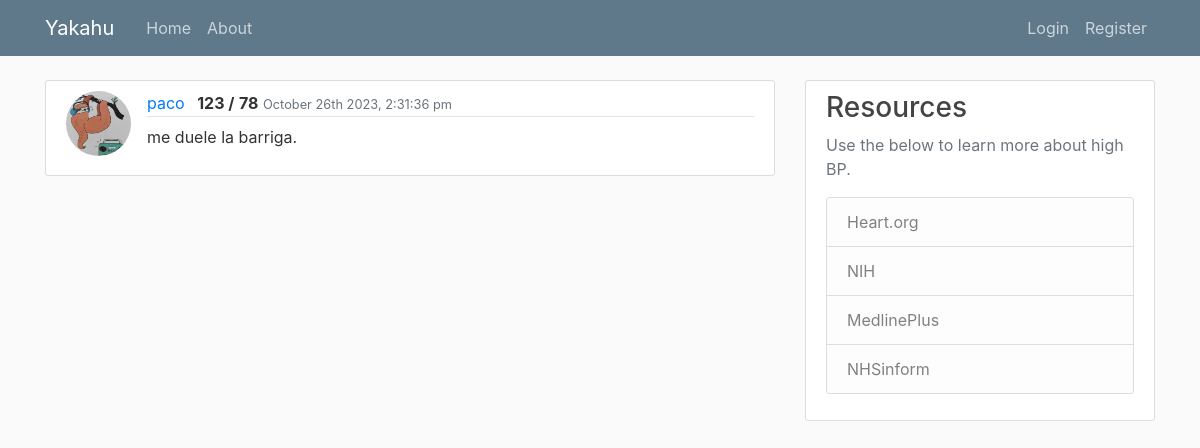
/reading/48/, run on an earlier commit of the app's database.
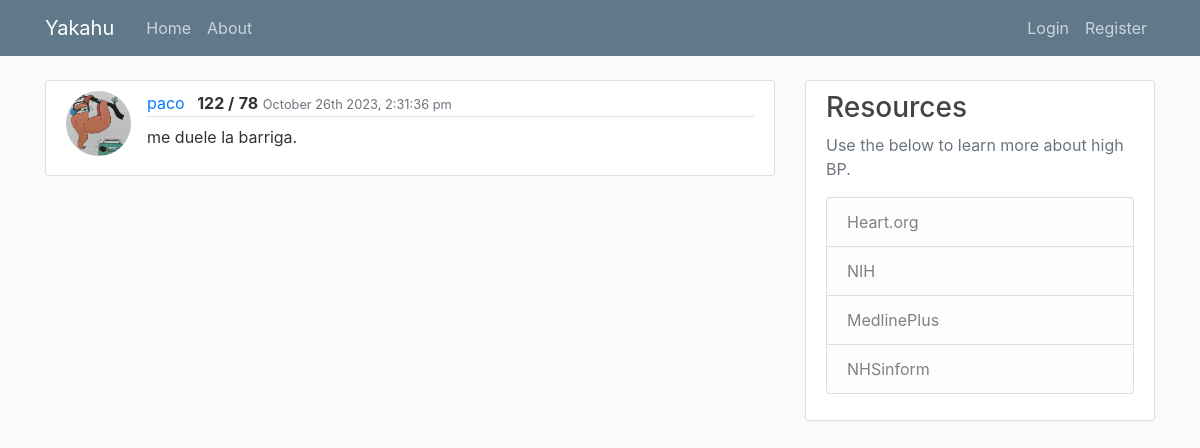
And on a later commit of the database.
### mbp/models.py (models this page shows, shortened)
class Reading(db.Model):
    id = db.Column(db.Integer, primary_key=True)
    sys = db.Column(db.String(3), nullable=False)
    dia = db.Column(db.String(3), nullable=False)
    notes = db.Column(db.Text, nullable=False)
    date_posted = db.Column(db.DateTime, nullable=False, default=datetime.utcnow)
    user_id = db.Column(db.Integer, db.ForeignKey('user.id'), nullable=False)

### mbp/readings/routes.py (the view)
@readings.route('/reading/<int:reading_id>/')
def reading(reading_id):
    reading = Reading.query.get_or_404(reading_id)
    return render_template('reading.html', title='User Readings', reading=reading)

### mbp/templates/reading.html (shortened to what this page needs)
{% extends "base.html" %}
{% block content %}
    <article class="media content-section">
      <img class="rounded-circle article-img" src="{{ url_for('static', filename='profile_pics/' + reading.user.image_file) }}" />
      <div class="media-body">
        <div class="article-metadata">
          <a class="mr-2" href="{{ url_for('users.user_readings', username=reading.user.username) }}">{{ reading.user.username }}</a>
          <text class="font-weight-bold">{{ reading.sys }} /</text>
          <text class="font-weight-bold">{{ reading.dia}}</text>
          <small class="text-muted">{{ moment().format('MMMM Do YYYY, h:mm:ss a') }}</small>
        </div>
            <p class="article-content">{{ reading.notes }}</p>
      </div>
    </article>
{% endblock content %}

What changed in the data, as far as the page shows it:
changed Reading "me duele la barriga.": sys "123" → "122"
